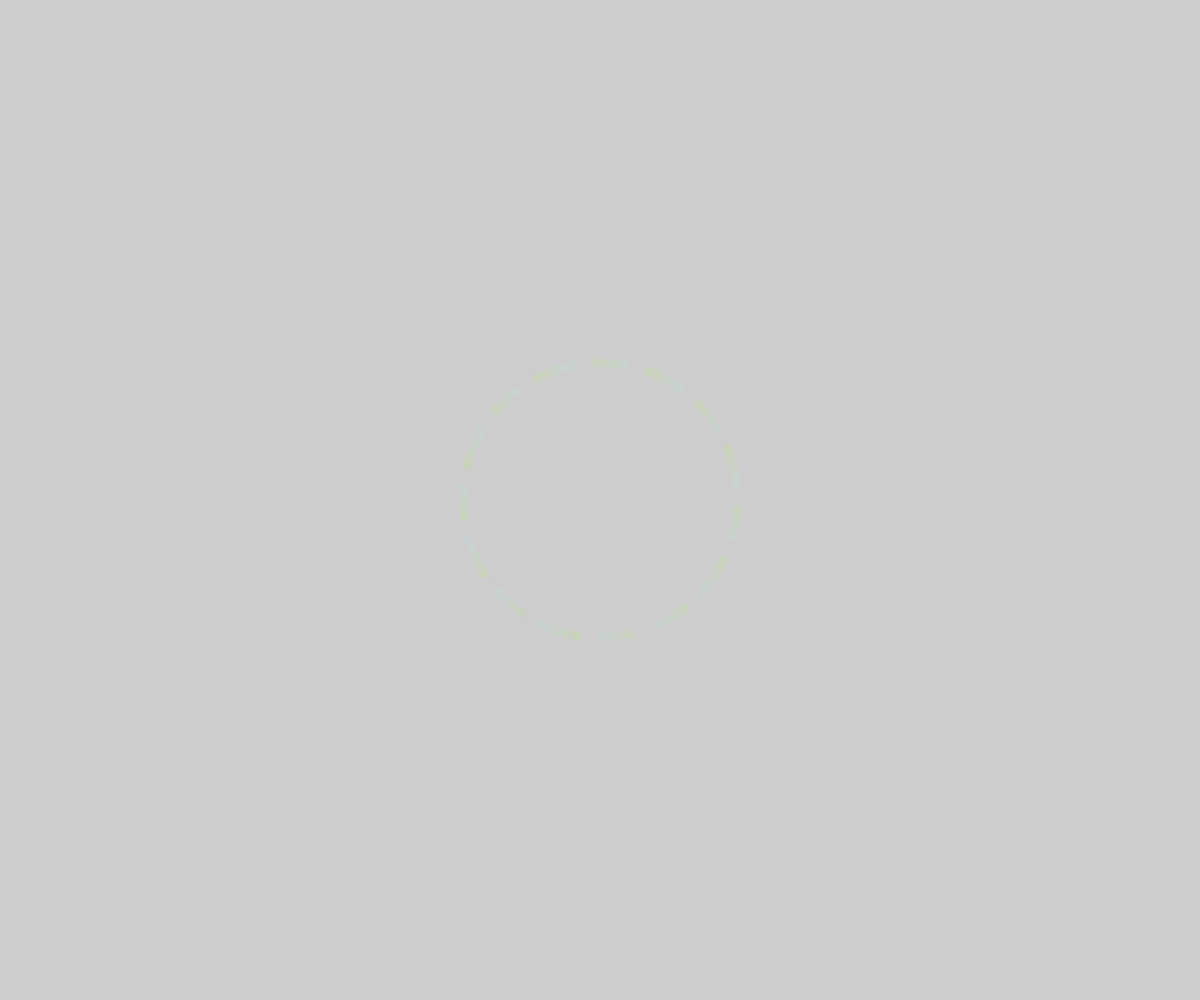
Frame 1 (no input)
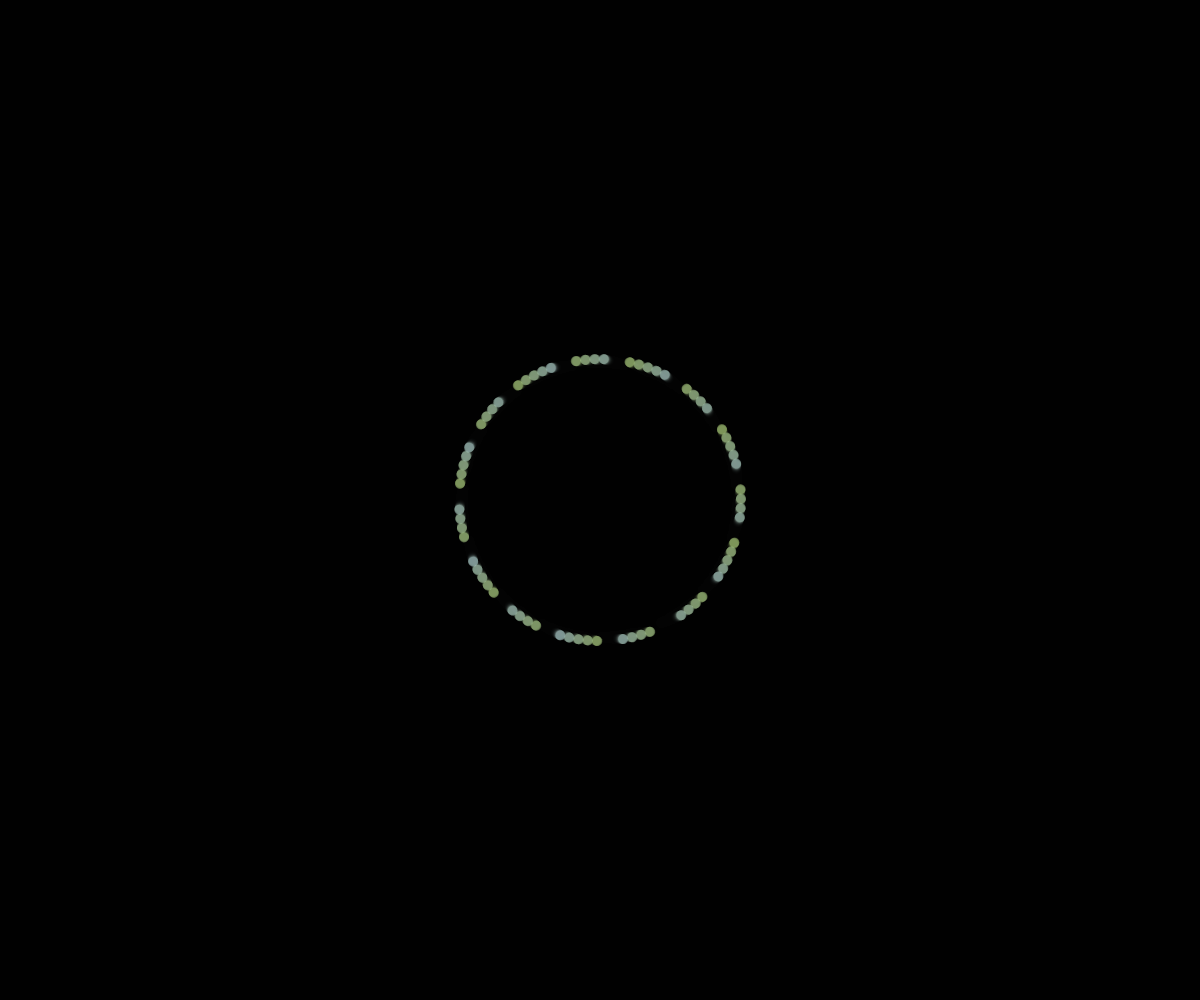
Frame 60 (no input)
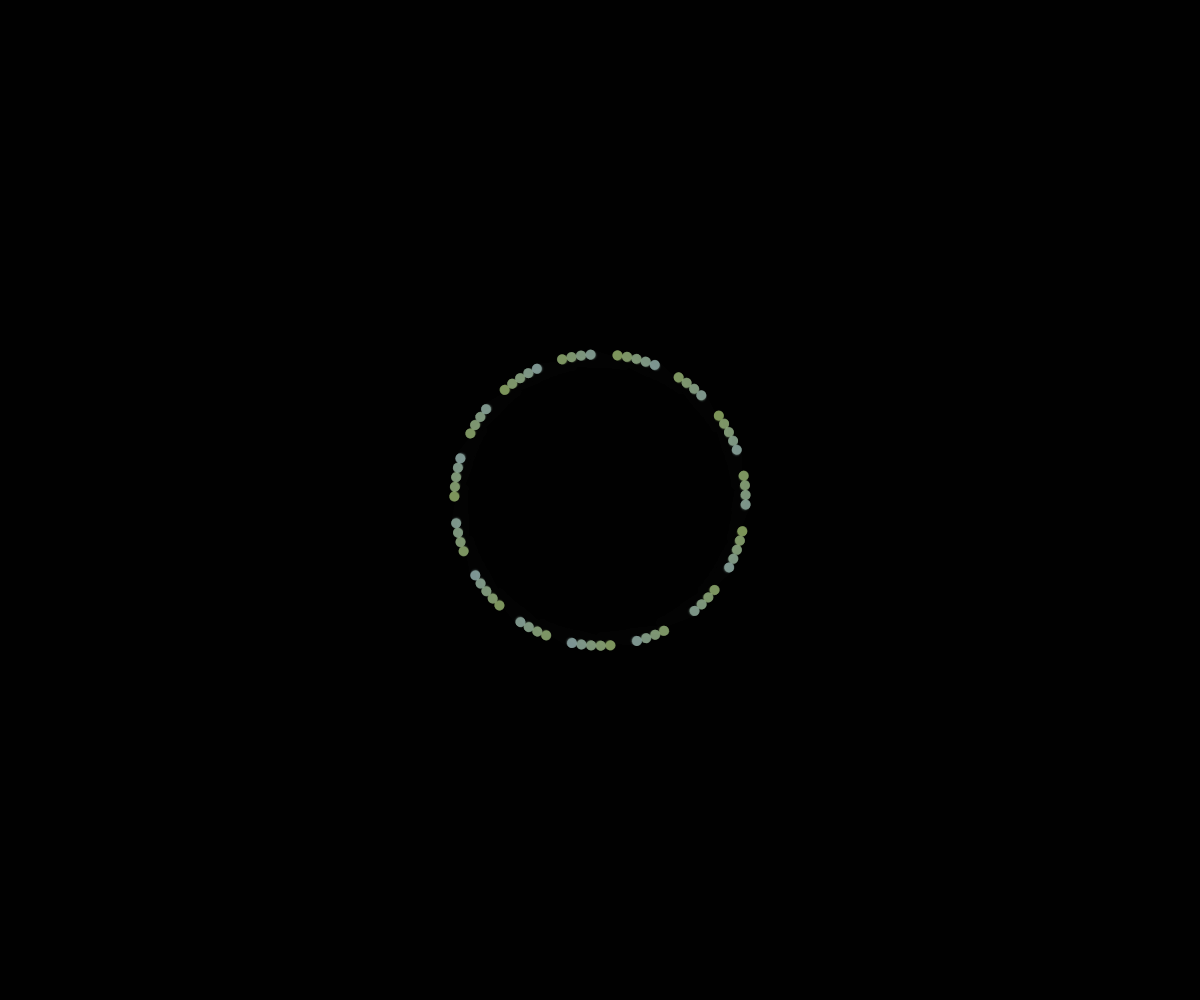
Frame 120 (the mouse pressed at the canvas centre since frame 60)

The p5.js sketch that drew these frames (run headless with seeded random() and noise() and a simulated clock; from frame 60 on, the mouse is pressed at the canvas centre):

// p5.js sketch
// ── sketch.js
let count = 6
let c;
function setup() {
  createCanvas(windowWidth, windowHeight);
  let c = color(255, 204, 0);
}

function draw() {
  background(0, 50);
  angleMode(RADIANS)
  let c = color(175, 100, 220);
  
  noStroke()
  let speed = map(sin(frameCount/100), -1, 1, 0, 1)
  let speedY = map(sin(frameCount/80), -10, 20, 10, 1)
 // let speedZ = map(cos(frameCount/150), 10, 10, 100, 1)
  translate(width/2, height/2)
  
  for(let i=-10; i < 1; i+= 1/count){
    rotate(-5/count);
    push()
    fill(190, 217+(speed*10), 215+(i*8), 70)
    translate(12*TWO_PI*speed, 3*TWO_PI*speedY)
    
    ellipse(0, 0, 10, 10, 30, 50/count, 50/count)
    pop()
  }
}
